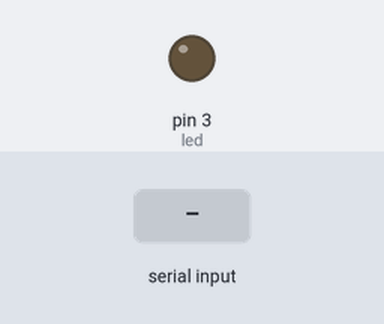
Bench run of a sketch on a simulated Arduino Uno, built with avr-gcc and run on an emulated ATmega328P. Parts: output pins drawn as LEDs (lit = HIGH). The test bench sets the inputs (shaded band).

Above: at 1.2 s.
1.3 s: "1" received over Serial
At 2.5 s:
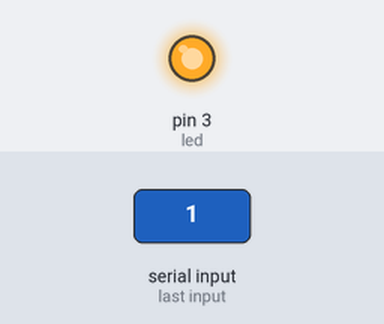
2.8 s: "2" received over Serial
At 3.8 s:
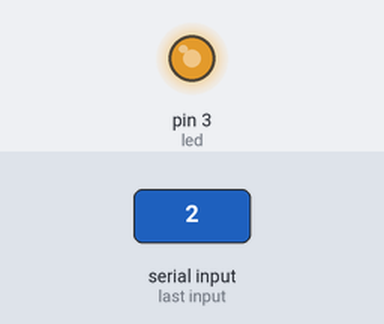
4.3 s: "3" received over Serial
At 4.9 s:
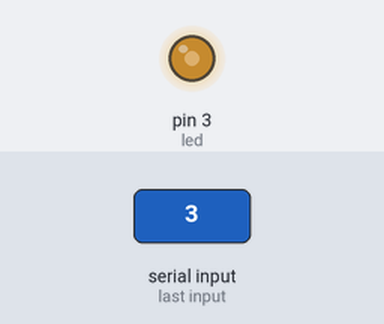
5.8 s: "1" received over Serial
At 6.1 s:
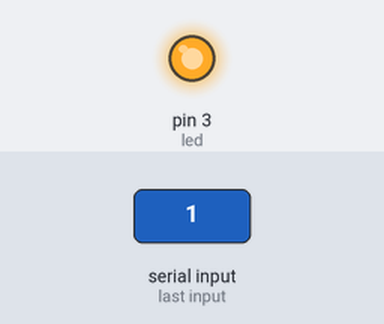
Timing chart, 0 to 8.3 s (numbered marks = the images above; inputs shaded):
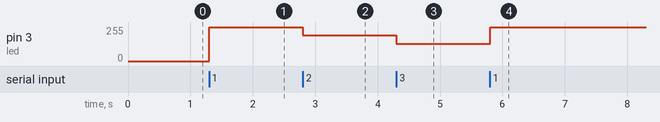

Measured:
- after the input at 1.3 s, pin 3 (led): 0/255 → 255/255 at once
- after the input at 2.8 s, pin 3 (led): 255/255 → 192/255 at once
- after the input at 4.3 s, pin 3 (led): 192/255 → 128/255 at once
- after the input at 5.8 s, pin 3 (led): 128/255 → 255/255 at once

The sketch:

EXP09.ino
```cpp
int led = 3;
int brightness = 0;


void setup() {
  // put your setup code here, to run once:
  pinMode(led,OUTPUT);
  Serial.begin(9600);
}

void loop() {
  // put your main code here, to run repeatedly:
  char key;
  if(Serial.available()>0)
  key = Serial.read();
  switch(key){
    case '1':
      brightness = 255;
      analogWrite(led, brightness);
      break;

    case '2':
      brightness = 192;
      analogWrite(led, brightness);
      break;

    case '3':
      brightness = 128;
      analogWrite(led, brightness);
      break;

    case '4':
      brightness = 64;
      analogWrite(led, brightness);
      break;

    case '5':
      brightness = 0 ;
      analogWrite(led, brightness);
      break;
  }
}
```
